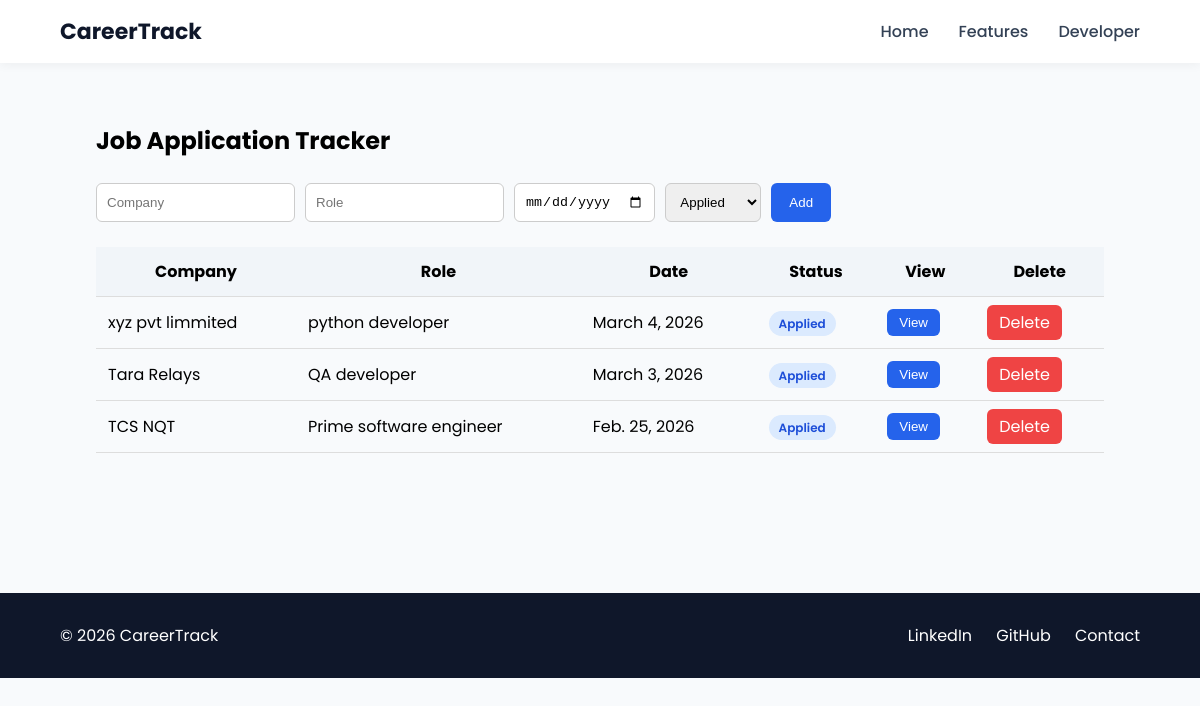
The page /tracker/ on the database as committed earlier.
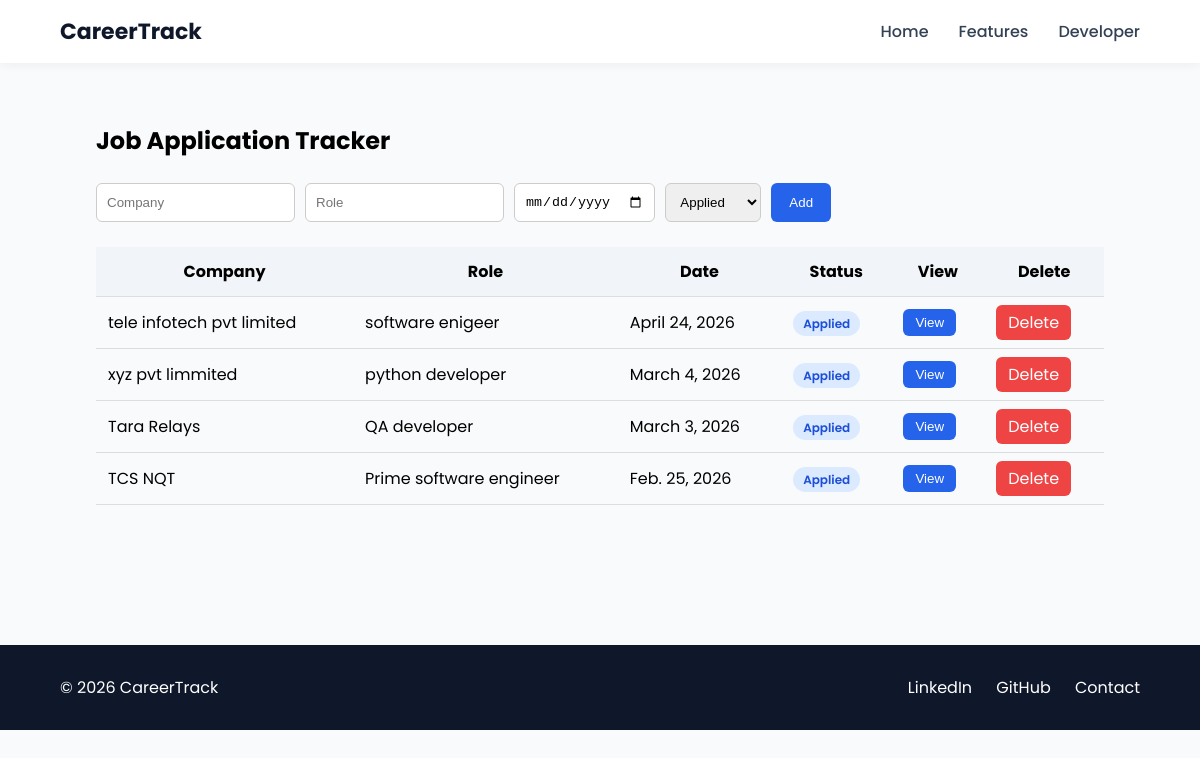
The same page on the database as committed later.
### core/models.py (models this page shows, shortened)
class JobApplication(models.Model):
    STATUS_CHOICES = [
        ('Applied', 'Applied'),
        ('Interview', 'Interview'),
        ('Rejected', 'Rejected'),
        ('Offer', 'Offer'),
    ]
    company = models.CharField(max_length=200)
    role = models.CharField(max_length=200)
    date_applied = models.DateField()
    status = models.CharField(max_length=20, choices=STATUS_CHOICES)

### core/views.py (the view)
# urls.py: path('tracker/', views.tracker, name='tracker'),
def tracker(request):
    jobs = JobApplication.objects.all().order_by('-date_applied')
    return render(request, 'core/tracker.html', {'jobs': jobs})

### core/templates/core/tracker.html (shortened to what this page needs)
{% extends 'base.html' %}
{% load static %}
{% block content %}
<link rel="stylesheet" href="{% static 'css/tracker.css' %}">
<section class="tracker-wrapper">
    <h1>Job Application Tracker</h1>
    <form method="POST" action="{% url 'add_job' %}" class="tracker-form">
        <input type="text" name="company" placeholder="Company" required>
        <input type="text" name="role" placeholder="Role" required>
        <input type="date" name="date" required>
        <select name="status">
            <option>Applied</option>
        </select>
        <button type="submit">Add</button>
    </form>
    <div class="tracker-table">
        <table>
            <thead>
                <tr>
                    <th>Company</th>
                    <th>Role</th>
                    <th>Date</th>
                    <th>Status</th>
                    <th>View</th>
                    <th>Delete</th>
                </tr>
            </thead>
            <tbody>
                {% for job in jobs %}
                <tr>
                    <td>{{ job.company }}</td>
                    <td>{{ job.role }}</td>
                    <td>{{ job.date_applied }}</td>
                    <td>
                        <span class="status {{ job.status|lower }}">
                            {{ job.status }}
                        </span>
                    </td>
                    <td>
                        <button class="view-btn"
                        onclick="showDetails(
                        '{{ job.company|escapejs }}',
                        '{{ job.role|escapejs }}',
                        '{{ job.date_applied }}',
                        '{{ job.status }}')">
                        View
                        </button>
                    </td>
                    <td>
                        <a href="{% url 'delete_job' job.id %}" class="delete-btn">
                            Delete
                        </a>
                    </td>
                </tr>
                {% empty %}
                <tr>
                    <td colspan="6">No applications added yet.</td>
                </tr>
                {% endfor %}
            </tbody>
        </table>
    </div>
</section>
{% endblock %}

### core/templates/base.html (shortened to what this page needs)
{% load static %}
<!DOCTYPE html>
<html lang="en">
<head>
    <link rel="stylesheet" href="{% static 'css/style.css' %}">
    <link rel="stylesheet" href="{% static 'css/home.css' %}">
    <link rel="stylesheet" href="{% static 'css/information.css' %}">
</head>
<body>
<header class="navbar">
    <div class="nav-container">
        <div class="logo">
            CareerTrack
        </div>
        <nav>
            <ul class="nav-links">
            <li><a href="{% url 'home' %}">Home</a></li>
            <li class="features-dropdown">
    <a href="#" id="featuresToggle">Features</a>
    </li>
            <li><a href="{% url 'developer' %}">Developer</a></li>
            </ul>
        </nav>
    </div>
</header>
{% block content %}
{% endblock %}
<footer class="footer">
    <div class="footer-container">
        <p>© 2026 CareerTrack</p>
        <div class="footer-links">
            <a href="https://www.linkedin.com/in/siddhesh-thorat-494123373/">LinkedIn</a>
            <a href="https://github.com/sidddhesh-dev">GitHub</a>
            <a href="{% url 'developer' %}">Contact</a>
        </div>
    </div>
</footer>
</body>
</html>

### core/static/css/style.css (style rules this page uses)
html { scroll-behavior: smooth; }
body { margin: 0; font-family: 'Poppins', sans-serif; background: #f8fafc; }
.navbar { position: sticky; top: 0; width: 100%; background: white; box-shadow: 0 2px 10px rgba(0,0,0,0.05); z-index: 1000; }
.nav-container { width: 90%; margin: auto; display: flex; align-items: center; justify-content: space-between; padding: 15px 0; }
.logo { font-size: 22px; font-weight: 700; color: #0f172a; }
.nav-links { list-style: none; display: flex; gap: 30px; }
.nav-links a { text-decoration: none; color: #334155; font-weight: 500; transition: 0.3s; }
.footer { background: #0f172a; color: white; margin-top: 80px; }
.footer-container { width: 90%; margin: auto; padding: 30px 0; display: flex; justify-content: space-between; align-items: center; }
.footer-links a { color: white; margin-left: 20px; text-decoration: none; transition: 0.3s; }
.features-dropdown { position: relative; }

### core/static/css/home.css (style rules this page uses)
html { scroll-behavior: smooth; }
* { margin: 0; padding: 0; box-sizing: border-box; }
body { font-family: 'Poppins', sans-serif; overflow-x: hidden; }

### core/static/css/information.css (style rules this page uses)
html { scroll-behavior: smooth; }

### core/static/css/tracker.css (style rules this page uses)
html { scroll-behavior: smooth; }
.tracker-wrapper { padding: 60px 8%; }
.tracker-wrapper h1 { margin-bottom: 25px; }
.tracker-form { display: flex; gap: 10px; flex-wrap: wrap; margin-bottom: 25px; }
.tracker-form input, .tracker-form select { padding: 10px; border: 1px solid #ccc; border-radius: 6px; }
.tracker-form button { background: #2563eb; color: white; border: none; padding: 10px 18px; border-radius: 6px; cursor: pointer; }
.tracker-table table { width: 100%; border-collapse: collapse; }
.tracker-table th, .tracker-table td { padding: 12px; border-bottom: 1px solid #ddd; }
.tracker-table th { background: #f1f5f9; }
.status { padding: 4px 10px; border-radius: 20px; font-size: 12px; font-weight: 600; }
.status.applied { background:#dbeafe; color:#1d4ed8; }
.view-btn { background:#2563eb; color:white; border:none; padding:6px 12px; border-radius:6px; cursor:pointer; }
.delete-btn { background:#ef4444; color:white; padding:6px 12px; border-radius:6px; text-decoration:none; }

Rows that differ between the two databases and show on the page:
added JobApplication: company "tele infotech pvt limited", role "software enigeer", date_applied "April 24, 2026", status "Applied"
